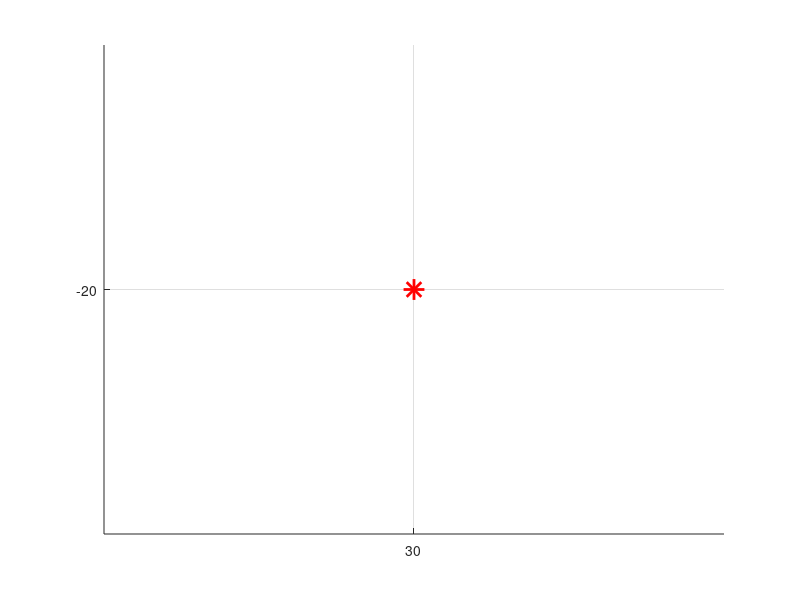

Source code (MATLAB): (Note: this script raises an error after producing the figure.)

clear; close all;
rng('default');

n_links = 16; % The robot has 16 joints and 16 links.
link_length = 5.06; % module length (cm)


waypoints = { 
        [30,-20,20]',

    };
T_base_initial = eye(4);
T_base_initial(1,4) = -4*link_length;
load('my_data_2.mat')
my_matrix = my_matrix(:,1:15);
q_initial=my_matrix(end,:);
% 'T_base_initial' is the starting pose of the HEAD at t=0.


safety_margin = 0.01; 
snake_thickness = 3;
enable_collision_avoidance = true;
actual_obs=[
       37.5, -32.5,   8.5,  41.5,  -7.5,  31.5;
        18.5, -32.5,   8.5,  22.5,  -7.5,  31.5;
       22.5, -32.5,  27.5,  37.5,  -7.5,  31.5;
      22.5, -32.5,   8.5,  37.5,  -7.5,  12.5;
      20.5, -32.5,  10.5, 39.5,  -36,  29.5
      ]



% =========================================================================
% 2. PREVIEW INITIAL SETUP
% =========================================================================
fprintf('Displaying initial problem setup for sanity check...\n');
fig_preview = figure('Name', 'Optimization Setup Preview', 'NumberTitle', 'off');
set(fig_preview, 'WindowState', 'maximized');
ax_preview = axes(fig_preview); grid(ax_preview, 'on'); axis(ax_preview, 'equal'); hold(ax_preview, 'on');
max_range=0; for yy = 1:length(waypoints), plot3(ax_preview, waypoints{yy}(1), waypoints{yy}(2), waypoints{yy}(3), 'r*', 'MarkerSize', 15, 'LineWidth', 2, 'DisplayName', sprintf('Waypoint %d',yy)); end
% for k = 1:length(dummy_cuboids), plot_cuboid_faces(ax_preview, dummy_cuboids{k}.dims, dummy_cuboids{k}.axis); end
if exist('actual_obs', 'var') && ~isempty(actual_obs)
    num_obs = height(actual_obs);
    for k = 1:num_obs
        % Get the coordinates for the k-th obstacle
        obs_dims = actual_obs(k,:);
        % obs_dims = acutal_obs( (k-1)*6 + 1 : k*6 );
        
        % Plot it using the new function
        plot_solid_cuboid(ax_preview, obs_dims, 'r', 0.2); % Red, 20% opaque
    end
end
% Call the generalized FK, specifying 'HEAD_BASE' for the initial pose.

[P_initial, ~] = forwardKinematics(q_initial', link_length, T_base_initial, 'HEAD_BASE');
plot3(ax_preview, P_initial(1,:), P_initial(2,:), P_initial(3,:), 'o-', 'LineWidth', 2, 'MarkerSize', 4, 'Color', [0.1, 0.4, 0.8], 'DisplayName', 'Snake Robot (t=0)');
% Auto-scaling logic
for yy=1:length(waypoints),max_range=max([max_range,abs(waypoints{yy}(:))']);end; max_range=max([max_range,abs(P_initial(:)')]);
lim = ceil(max_range*1.1); if lim==0, lim=5; end; axis(ax_preview,[-lim lim -lim lim -lim lim]); view(ax_preview, 3);
xlabel(ax_preview,'X');ylabel(ax_preview,'Y');zlabel(ax_preview,'Z');title(ax_preview,'Initial Setup. Press any key to start.'); legend(ax_preview,'show','Location','northwest');
drawnow; disp('Sanity Check: Press any key to start optimization...'); 
% pause;
close(fig_preview); fprintf('Preview confirmed. Starting optimization...\n');
tic;


% =========================================================================
% 3. SET UP AND SOLVE THE OPTIMIZATION PROBLEM FOR EACH SEGMENT
% =========================================================================

% --- Initialize Full Trajectory Storage ---
full_q_dot_opt = zeros(n_links, 1); 
full_u_opt = zeros(n_links, 1); 

% --- Store poses for visualization ---
full_T_base_trajectory = {};
full_base_end_trajectory = {};
segment_end_times = [0]; % Stores the cumulative end time of each segment



% --- Initialize Full Trajectory Storage ---
smooth_full_q_opt = q_initial'; 
smooth_full_time_vector = 0;

% --- Store poses for visualization ---
smooth_full_T_base_trajectory = {};
smooth_full_base_end_trajectory = {};
smooth_segment_end_times = [0]; 


% --- Initialize State for the First Segment ---
current_x_initial = [q_initial, zeros(1, n_links)]';
T_base_current = T_base_initial;


n_states = 2 * n_links;
n_controls = n_links;
    
curr_path = [];
full_smooth_path=[];
locs=[];
spath=[];

full_T_base_trajectory{1} = T_base_current; 
full_base_end_trajectory{1} = 'HEAD_BASE';
segment_end_times = [segment_end_times, 5];
full_time_vector=linspace(0, 20, height(my_matrix));
full_q_opt = my_matrix';
output_filename = 'snake_traj.mat';
save(output_filename, 'full_q_opt', 'full_time_vector', ...
    'link_length', 'n_links', 'waypoints', ...
    'full_T_base_trajectory', 'full_base_end_trajectory', 'segment_end_times', ...
    'actual_obs'); % NEW: Save directions
fprintf('\nFull trajectory data saved to %s\n', output_filename);
fprintf('All tasks complete.\n'); beep;
toc


% =========================================================================
% LOCAL FUNCTIONS
% =========================================================================
function [smoothed_path, skipped_counts] = smooth_path_shortcut(path, link_length, T_base, base_end, obstacles, numobs, max_iterations)
    % Initialize
    smoothed_path = path;
    
    % Track original indices. Initially, it points to every row in the original path.
    original_indices = 1:size(path, 1);
    
    if size(smoothed_path, 1) < 3
        skipped_counts = zeros(1, size(smoothed_path, 1) - 1);
        return;
    end
    
    n_links = size(path, 2);
    
    for k = 1:max_iterations
        % 1. Pick two random indices (i and j) based on current smoothed_path size
        len = size(smoothed_path, 1);
        if len < 4, break; end

        idx1 = randi(len - 3);
        idx2 = randi([idx1 + 2, len-1]); % Ensure idx2 is at least 2 steps ahead
        
        q1 = smoothed_path(idx1, :);
        q2 = smoothed_path(idx2, :);
        
        % 2. Check if straight line connection is valid
        % We check discrete points along the line segment
        valid_shortcut = true;
        steps = 5000; % Check 10 points along the shortcut
        for t = linspace(0, 1, steps)
            q_check = (1-t)*q1 + t*q2;
            % Note: q_check is 1xN, function likely expects Nx1, so we transpose
            if ~is_collision_free_RRT(q_check', link_length, T_base, base_end, obstacles, numobs)
                valid_shortcut = false;
                break;
            end
        end
        
        % 3. If valid, remove intermediate nodes
        if valid_shortcut
            % Replace path with [start ... q1, q2 ... end]
            smoothed_path = [smoothed_path(1:idx1, :); smoothed_path(idx2:end, :)];
            
            % CRITICAL STEP: Apply the exact same deletion to the index tracker
            original_indices = [original_indices(1:idx1), original_indices(idx2:end)];
        end
    end
    
    % 4. Calculate skipped points vector
    % diff(original_indices) gives the gap between connected indices.
    % Subtract 1 to get the number of points *between* them.
    % Example: if indices are [1, 5], diff is 4. Points skipped are indices 2,3,4 (count=3).
    skipped_counts = diff(original_indices) - 1;
end



% --- Generalized Forward Kinematics (v13+) ---
function [P_world, T_ee_world] = forwardKinematics(q, link_length, T_base, base_end)
    n_links = length(q); 
    T_links_in_head_frame=cell(n_links+1,1); T_links_in_head_frame{1}=eye(4); T_current=eye(4);
    for i=1:n_links
        if mod(i,2)==1,T_joint=Rz(q(i));else,T_joint=Ry(q(i));end % Z-Y-Z-Y...
        T_current=T_current*T_joint*Tx(link_length); 
        T_links_in_head_frame{i+1}=T_current; 
    end
    T_tail_in_head_frame = T_links_in_head_frame{n_links+1};
    if strcmpi(base_end, 'HEAD_BASE') % 'REACH'
        T_world_to_head = T_base; 
        T_ee_world = T_world_to_head * T_tail_in_head_frame;
    elseif strcmpi(base_end, 'TAIL_BASE') % 'PULL'
        T_world_to_head = T_base * inv(T_tail_in_head_frame); 
        T_ee_world = T_world_to_head;
    else, error('Invalid base_end specified.'); end
    P_world = zeros(3, n_links + 1);
    for i=1:n_links+1
        T_link_world=T_world_to_head*T_links_in_head_frame{i}; 
        P_world(:,i)=T_link_world(1:3,4); 
    end
end
% --- Helper: Cuboid Violations (Identical to v10.3) ---

% switch upper(p), case 'X',fs=[f_Ym;f_YM;f_Zm;f_ZM];case 'Y',fs=[f_Xm;f_XM;f_Zm;f_ZM];case 'Z',fs=[f_Xm;f_XM;f_Ym;f_YM];otherwise,fs=[f_Ym;f_YM;f_Zm;f_ZM];end; patch(ax,'Vertices',v,'Faces',fs,'FaceColor','b','FaceAlpha',0.1,'EdgeColor','b','LineStyle','--'); 
% --- Helper: Homogeneous Transforms (Identical to v10.3) ---
function T=Rz(t),c=cos(t);s=sin(t);T=[c -s 0 0;s c 0 0;0 0 1 0;0 0 0 1];end 
function T=Ry(t),c=cos(t);s=sin(t);T=[c 0 s 0;0 1 0 0;-s 0 c 0;0 0 0 1];end
function T=Tx(d),T=[1 0 0 d;0 1 0 0;0 0 1 0;0 0 0 1];end

% =========================================================================
% NEW (v16): RRT-Connect Implementation and Helpers
% =========================================================================

function plot_solid_cuboid(ax, c, color, alpha)
% Plots a solid 6-faced cuboid
% c = [xmin, ymin, zmin, xmax, ymax, zmax]
    if isempty(c), return; end
    x_c=[c(1),c(4)]; y_c=[c(2),c(5)]; z_c=[c(3),c(6)];
    
    % Vertices
    v=[x_c(1),y_c(1),z_c(1); x_c(2),y_c(1),z_c(1); x_c(2),y_c(2),z_c(1); x_c(1),y_c(2),z_c(1);
       x_c(1),y_c(1),z_c(2); x_c(2),y_c(1),z_c(2); x_c(2),y_c(2),z_c(2); x_c(1),y_c(2),z_c(2)];
    
    % Faces (all 6)
    f=[1 2 3 4; 2 6 7 3; 6 5 8 7; 5 1 4 8; 1 5 6 2; 4 3 7 8];
    
    patch(ax, 'Vertices', v, 'Faces', f, ...
              'FaceColor', color, 'FaceAlpha', alpha, ...
              'EdgeColor', 'k', 'LineStyle', '-');
end
